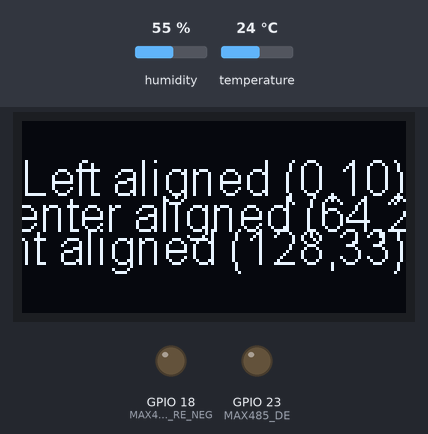
Recording of a sketch running on a simulated ESP32. On the bench: 128×64 one-colour display, output pins drawn as LEDs (lit = HIGH). The test bench sets the inputs (shaded band); at power-on: humidity 55 %, temperature 24 °C. WiFi joins after 1.5 s; servers stay silent unless stated; uploads are accepted with an empty reply; what the sketch prints to the serial monitor is not drawn.

Above: at 12.1 s.

The sketch:

sensorUnit.ino
```cpp
#include <WiFi.h>
#include <ESPmDNS.h>
#include <WiFiClient.h>
#include <WebServer.h>
#include <ElegantOTA.h>
#include "ModbusMaster.h"
#include "DHTesp.h"
#include <HTTPClient.h>

#include <Wire.h>               // Only needed for Arduino 1.6.5 and earlier
#include "SSD1306Wire.h"        // legacy: #include "SSD1306.h"


#define MAX485_DE      23
#define MAX485_RE_NEG  18
#define Slave_ID       1
#define RX_PIN      16 //RX2
#define TX_PIN      17  //TX2

const char* ssid = "true_home2G_9X2";
const char* password = "FJdey62Y";

String webViewMsg = "Hi! ESP32.";

int lCnt = 0;
long lastMillis = 0;
long lastHttpMillis = 0;
long lastDhtMillis = 0;
uint8_t j, result;
uint16_t dataValue[6];
String V="0.0";
String I="0.0";
String P="0.0";
String E="0.0";
String TH="T=0.0&H=0.0";

WebServer server(80);
ModbusMaster node;
DHTesp dht;
SSD1306Wire display(0x3c, 4, 15);

void drawTextAlignmentDemo();

void preTransmission()
{
  digitalWrite(MAX485_RE_NEG, 1);
  digitalWrite(MAX485_DE, 1);
}

void postTransmission()
{
  digitalWrite(MAX485_RE_NEG, 0);
  digitalWrite(MAX485_DE, 0);
}
void setup(void) {
  pinMode(MAX485_RE_NEG, OUTPUT);
  pinMode(MAX485_DE, OUTPUT);
  // Init in receive mode
  digitalWrite(MAX485_RE_NEG, 0);
  digitalWrite(MAX485_DE, 0);

  dht.setup(19, DHTesp::DHT11);

  Serial.begin(115200);// Modbus communication runs at 115200 baud
  WiFi.mode(WIFI_STA);
  WiFi.begin(ssid, password);
  Serial.println("");

  // Wait for connection
  while (WiFi.status() != WL_CONNECTED) {
    delay(500);
    Serial.print(".");
  }
  Serial.println("");
  Serial.print("Connected to ");
  Serial.println(ssid);
  Serial.print("IP address: ");
  Serial.println(WiFi.localIP());

  if (!MDNS.begin("esp32")) {
    Serial.println("Error setting up MDNS responder!");
  }

  server.on("/", []() {
    //webViewMsg = "Hi! ESP32.";
    server.send(200, "text/plain", webViewMsg);
  });

  ElegantOTA.begin(&server);    // Start ElegantOTA
  server.begin();
  Serial.println("HTTP server started");

  // Add service to MDNS-SD
  MDNS.addService("http", "tcp", 80);

  Serial2.begin(9600, SERIAL_8N2, RX_PIN, TX_PIN);
  node.begin(Slave_ID, Serial2);
  // Callbacks allow us to configure the RS485 transceiver correctly
  node.preTransmission(preTransmission);
  node.postTransmission(postTransmission);

  display.init();
  display.flipScreenVertically();
}


void loop(void) {

  //web handle
  server.handleClient();

  //meter handle
  long currentMillis = millis();
  if (currentMillis - lastMillis > 10000)
  {
    result = node.readInputRegisters(0x00, 8);
    if (result == node.ku8MBSuccess)
    {
      Serial.println("ok");
      for (j = 0; j < 8; j++)
      {
        dataValue[j] = node.getResponseBuffer(j);
      }
      V = String((float)dataValue[0] / 100); //volt
      I = String((float)dataValue[1] / 100); //current
      P = String((float)((dataValue[3] << 8) | (dataValue[2])) / 10);
      E = String((dataValue[5] << 8) | (dataValue[4]));

      webViewMsg = V + " " + I + " " + P + " " + E;
    } else {
      Serial.println("err");
    }

    TempAndHumidity newValues = dht.getTempAndHumidity();
    TH = "T=" + String(newValues.temperature) + "&H=" + String(newValues.humidity);

    drawTextAlignmentDemo();

    lastMillis = currentMillis;
  }

  //http get batt
  currentMillis = millis();
  if (currentMillis - lastHttpMillis > 10000)
  {
    if ((WiFi.status() == WL_CONNECTED)) { //Check the current connection status
      HTTPClient http;
      String httpAddr = "http://192.168.1.34/getBatStatus?V=" + V + "&I=" + I + "&P=" + P + "&E=" + E;
      http.begin(httpAddr);

      int httpCode = http.GET();

      if (httpCode > 0) { //Check for the returning code
        String payload = http.getString();
        Serial.println(httpCode);
        Serial.println(payload);
      } else {
        Serial.println("Error on HTTP request");
      }

      http.end(); //Free the resources
    }

    lastHttpMillis = currentMillis;
  }

  //http get weather
  currentMillis = millis();
  if (currentMillis - lastDhtMillis > 30000)
  {
    if ((WiFi.status() == WL_CONNECTED)) { //Check the current connection status
      HTTPClient http;
      String httpAddr = "http://192.168.1.34/getWeather?" + TH;
      http.begin(httpAddr);

      int httpCode = http.GET();

      if (httpCode > 0) { //Check for the returning code
        String payload = http.getString();
        Serial.println(httpCode);
        Serial.println(payload);
      } else {
        Serial.println("Error on HTTP request");
      }

      http.end(); //Free the resources
    }

    lastDhtMillis = currentMillis;
  }
}
void drawTextAlignmentDemo() {
  // Text alignment demo
  display.setFont(ArialMT_Plain_16);

  // The coordinates define the left starting point of the text
  display.setTextAlignment(TEXT_ALIGN_LEFT);
  display.drawString(0, 10, "Left aligned (0,10)");

  // The coordinates define the center of the text
  display.setTextAlignment(TEXT_ALIGN_CENTER);
  display.drawString(64, 22, "Center aligned (64,22)");

  // The coordinates define the right end of the text
  display.setTextAlignment(TEXT_ALIGN_RIGHT);
  display.drawString(128, 33, "Right aligned (128,33)");
  display.display();
}
```
